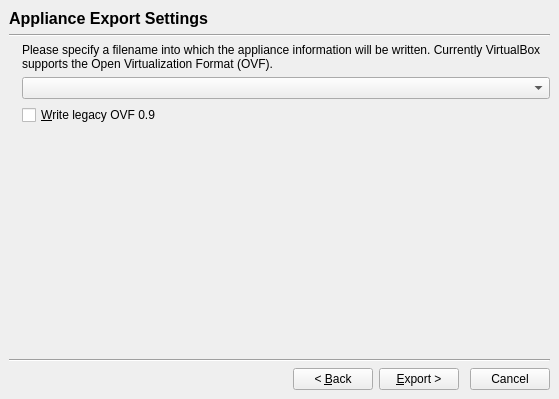
<?xml version="1.0" encoding="UTF-8"?>
<ui version="4.0">
 <comment>
 VBox frontends: Qt4 GUI (&quot;VirtualBox&quot;):

 Copyright (C) 2009 Sun Microsystems, Inc.

 This file is part of VirtualBox Open Source Edition (OSE), as
 available from http://www.virtualbox.org. This file is free software;
 you can redistribute it and/or modify it under the terms of the GNU
 General Public License (GPL) as published by the Free Software
 Foundation, in version 2 as it comes in the &quot;COPYING&quot; file of the
 VirtualBox OSE distribution. VirtualBox OSE is distributed in the
 hope that it will be useful, but WITHOUT ANY WARRANTY of any kind.

 Please contact Sun Microsystems, Inc., 4150 Network Circle, Santa
 Clara, CA 95054 USA or visit http://www.sun.com if you need
 additional information or have any questions.
 </comment>
 <class>VBoxExportApplianceWzd</class>
 <widget class="QWidget" name="VBoxExportApplianceWzd">
  <property name="geometry">
   <rect>
    <x>0</x>
    <y>0</y>
    <width>559</width>
    <height>399</height>
   </rect>
  </property>
  <property name="windowTitle">
   <string>Appliance Export Wizard</string>
  </property>
  <layout class="QVBoxLayout" name="verticalLayout">
   <property name="margin">
    <number>0</number>
   </property>
   <item>
    <widget class="QStackedWidget" name="mPageStack">
     <property name="currentIndex">
      <number>2</number>
     </property>
     <widget class="QWidget" name="mVMSelectPage">
      <layout class="QVBoxLayout" name="verticalLayout_2">
       <item>
        <widget class="QLabel" name="mPageWelcomeHdr">
         <property name="font">
          <font>
           <family>Arial</family>
           <pointsize>12</pointsize>
           <weight>75</weight>
           <bold>true</bold>
          </font>
         </property>
         <property name="text">
          <string>Welcome to the Appliance Export Wizard!</string>
         </property>
        </widget>
       </item>
       <item>
        <widget class="Line" name="line11">
         <property name="orientation">
          <enum>Qt::Horizontal</enum>
         </property>
        </widget>
       </item>
       <item>
        <layout class="QGridLayout" name="gridLayout">
         <item row="0" column="0" rowspan="3">
          <widget class="QLabel" name="mLogoWelcome">
           <property name="sizePolicy">
            <sizepolicy hsizetype="Maximum" vsizetype="Minimum">
             <horstretch>0</horstretch>
             <verstretch>0</verstretch>
            </sizepolicy>
           </property>
           <property name="autoFillBackground">
            <bool>true</bool>
           </property>
           <property name="text">
            <string/>
           </property>
           <property name="pixmap">
            <pixmap resource="../VirtualBox.qrc">:/vmw_ovf_import.png</pixmap>
           </property>
           <property name="alignment">
            <set>Qt::AlignLeading|Qt::AlignLeft|Qt::AlignTop</set>
           </property>
          </widget>
         </item>
         <item row="0" column="1">
          <widget class="QILabel" name="mTextWelcome">
           <property name="sizePolicy">
            <sizepolicy hsizetype="Minimum" vsizetype="Minimum">
             <horstretch>0</horstretch>
             <verstretch>0</verstretch>
            </sizepolicy>
           </property>
           <property name="minimumSize">
            <size>
             <width>300</width>
             <height>0</height>
            </size>
           </property>
           <property name="text">
            <string>&lt;!DOCTYPE HTML PUBLIC &quot;-//W3C//DTD HTML 4.0//EN&quot; &quot;http://www.w3.org/TR/REC-html40/strict.dtd&quot;&gt;
&lt;html&gt;&lt;head&gt;&lt;meta name=&quot;qrichtext&quot; content=&quot;1&quot; /&gt;&lt;style type=&quot;text/css&quot;&gt;
p, li { white-space: pre-wrap; }
&lt;/style&gt;&lt;/head&gt;&lt;body&gt;
&lt;p style=&quot; margin-top:12px; margin-bottom:12px; margin-left:0px; margin-right:0px; -qt-block-indent:0; text-indent:0px;&quot;&gt;This wizard will you guide to the process of exporting an appliance. &lt;/p&gt;
&lt;p style=&quot; margin-top:12px; margin-bottom:12px; margin-left:0px; margin-right:0px; -qt-block-indent:0; text-indent:0px;&quot;&gt;Use the &lt;span style=&quot; font-weight:600;&quot;&gt;Next&lt;/span&gt; button to go the next page of the wizard and the &lt;span style=&quot; font-weight:600;&quot;&gt;Back&lt;/span&gt; button to return to the previous page.&lt;/p&gt;
&lt;p style=&quot; margin-top:12px; margin-bottom:12px; margin-left:0px; margin-right:0px; -qt-block-indent:0; text-indent:0px;&quot;&gt;Please select the virtual machines that should be exported to the appliance. You can select more than one. Please note that these machines have to be turned off before they can be exported.&lt;/p&gt;&lt;/body&gt;&lt;/html&gt;</string>
           </property>
           <property name="wordWrap">
            <bool>true</bool>
           </property>
          </widget>
         </item>
         <item row="1" column="1">
          <widget class="QListWidget" name="mVMListWidget"/>
         </item>
        </layout>
       </item>
       <item>
        <widget class="Line" name="line12">
         <property name="orientation">
          <enum>Qt::Horizontal</enum>
         </property>
        </widget>
       </item>
       <item>
        <layout class="QHBoxLayout" name="_2">
         <item>
          <spacer>
           <property name="orientation">
            <enum>Qt::Horizontal</enum>
           </property>
           <property name="sizeHint" stdset="0">
            <size>
             <width>0</width>
             <height>0</height>
            </size>
           </property>
          </spacer>
         </item>
         <item>
          <widget class="QPushButton" name="mBtnBack1">
           <property name="enabled">
            <bool>false</bool>
           </property>
           <property name="text">
            <string>&lt; &amp;Back</string>
           </property>
          </widget>
         </item>
         <item>
          <widget class="QPushButton" name="mBtnNext1">
           <property name="text">
            <string>&amp;Next &gt;</string>
           </property>
          </widget>
         </item>
         <item>
          <spacer>
           <property name="orientation">
            <enum>Qt::Horizontal</enum>
           </property>
           <property name="sizeType">
            <enum>QSizePolicy::Fixed</enum>
           </property>
           <property name="sizeHint" stdset="0">
            <size>
             <width>5</width>
             <height>0</height>
            </size>
           </property>
          </spacer>
         </item>
         <item>
          <widget class="QPushButton" name="mBtnCancel1">
           <property name="text">
            <string>Cancel</string>
           </property>
          </widget>
         </item>
        </layout>
       </item>
      </layout>
     </widget>
     <widget class="QWidget" name="mVMSettingsPage">
      <layout class="QVBoxLayout" name="verticalLayout_4">
       <item>
        <widget class="QLabel" name="mPageSettingsHdr">
         <property name="font">
          <font>
           <family>Arial</family>
           <pointsize>12</pointsize>
           <weight>75</weight>
           <bold>true</bold>
          </font>
         </property>
         <property name="text">
          <string>Appliance Export Settings</string>
         </property>
        </widget>
       </item>
       <item>
        <widget class="Line" name="line21_2">
         <property name="orientation">
          <enum>Qt::Horizontal</enum>
         </property>
        </widget>
       </item>
       <item>
        <layout class="QGridLayout" name="gridLayout_3">
         <item row="0" column="0" rowspan="2">
          <widget class="QLabel" name="mLogoSettings">
           <property name="sizePolicy">
            <sizepolicy hsizetype="Maximum" vsizetype="Minimum">
             <horstretch>0</horstretch>
             <verstretch>0</verstretch>
            </sizepolicy>
           </property>
           <property name="autoFillBackground">
            <bool>true</bool>
           </property>
           <property name="text">
            <string/>
           </property>
           <property name="pixmap">
            <pixmap resource="../VirtualBox.qrc">:/vmw_ovf_import.png</pixmap>
           </property>
           <property name="alignment">
            <set>Qt::AlignLeading|Qt::AlignLeft|Qt::AlignTop</set>
           </property>
          </widget>
         </item>
         <item row="0" column="1">
          <widget class="QILabel" name="mTextSettings">
           <property name="sizePolicy">
            <sizepolicy hsizetype="Minimum" vsizetype="Minimum">
             <horstretch>0</horstretch>
             <verstretch>0</verstretch>
            </sizepolicy>
           </property>
           <property name="minimumSize">
            <size>
             <width>300</width>
             <height>0</height>
            </size>
           </property>
           <property name="text">
            <string>Here you can change additional configuration values of the selected virtual machines. You can modify most of the shown properties by double-clicking on the items.</string>
           </property>
           <property name="wordWrap">
            <bool>true</bool>
           </property>
          </widget>
         </item>
         <item row="1" column="1">
          <widget class="VBoxExportApplianceWgt" name="mExportSettingsWgt" native="true">
           <property name="enabled">
            <bool>true</bool>
           </property>
           <property name="sizePolicy">
            <sizepolicy hsizetype="Preferred" vsizetype="MinimumExpanding">
             <horstretch>0</horstretch>
             <verstretch>0</verstretch>
            </sizepolicy>
           </property>
           <property name="minimumSize">
            <size>
             <width>0</width>
             <height>0</height>
            </size>
           </property>
           <property name="baseSize">
            <size>
             <width>0</width>
             <height>0</height>
            </size>
           </property>
          </widget>
         </item>
        </layout>
       </item>
       <item>
        <widget class="Line" name="line22_2">
         <property name="orientation">
          <enum>Qt::Horizontal</enum>
         </property>
        </widget>
       </item>
       <item>
        <layout class="QHBoxLayout" name="_4">
         <item>
          <widget class="QPushButton" name="mBtnRestore">
           <property name="text">
            <string>Restore Defaults</string>
           </property>
          </widget>
         </item>
         <item>
          <spacer>
           <property name="orientation">
            <enum>Qt::Horizontal</enum>
           </property>
           <property name="sizeHint" stdset="0">
            <size>
             <width>0</width>
             <height>0</height>
            </size>
           </property>
          </spacer>
         </item>
         <item>
          <widget class="QPushButton" name="mBtnBack2">
           <property name="text">
            <string>&lt; &amp;Back</string>
           </property>
          </widget>
         </item>
         <item>
          <widget class="QPushButton" name="mBtnNext2">
           <property name="text">
            <string>&amp;Next &gt;</string>
           </property>
          </widget>
         </item>
         <item>
          <spacer>
           <property name="orientation">
            <enum>Qt::Horizontal</enum>
           </property>
           <property name="sizeType">
            <enum>QSizePolicy::Fixed</enum>
           </property>
           <property name="sizeHint" stdset="0">
            <size>
             <width>5</width>
             <height>0</height>
            </size>
           </property>
          </spacer>
         </item>
         <item>
          <widget class="QPushButton" name="mBtnCancel2">
           <property name="text">
            <string>Cancel</string>
           </property>
          </widget>
         </item>
        </layout>
       </item>
      </layout>
     </widget>
     <widget class="QWidget" name="mFileSelectPage">
      <layout class="QVBoxLayout" name="verticalLayout_3">
       <item>
        <widget class="QLabel" name="mPageFileSelectHdr">
         <property name="font">
          <font>
           <family>Arial</family>
           <pointsize>12</pointsize>
           <weight>75</weight>
           <bold>true</bold>
          </font>
         </property>
         <property name="text">
          <string>Appliance Export Settings</string>
         </property>
        </widget>
       </item>
       <item>
        <widget class="Line" name="line21">
         <property name="orientation">
          <enum>Qt::Horizontal</enum>
         </property>
        </widget>
       </item>
       <item>
        <layout class="QGridLayout" name="gridLayout_2">
         <item row="0" column="0" rowspan="4">
          <widget class="QLabel" name="mLogoFileSelect">
           <property name="sizePolicy">
            <sizepolicy hsizetype="Maximum" vsizetype="Minimum">
             <horstretch>0</horstretch>
             <verstretch>0</verstretch>
            </sizepolicy>
           </property>
           <property name="autoFillBackground">
            <bool>true</bool>
           </property>
           <property name="text">
            <string/>
           </property>
           <property name="pixmap">
            <pixmap resource="../VirtualBox.qrc">:/vmw_ovf_import.png</pixmap>
           </property>
           <property name="alignment">
            <set>Qt::AlignLeading|Qt::AlignLeft|Qt::AlignTop</set>
           </property>
          </widget>
         </item>
         <item row="0" column="1">
          <widget class="QILabel" name="mTextFileSelect">
           <property name="sizePolicy">
            <sizepolicy hsizetype="Minimum" vsizetype="Minimum">
             <horstretch>0</horstretch>
             <verstretch>0</verstretch>
            </sizepolicy>
           </property>
           <property name="minimumSize">
            <size>
             <width>300</width>
             <height>0</height>
            </size>
           </property>
           <property name="text">
            <string>Please specify a filename into which the appliance information will be written. Currently VirtualBox supports the Open Virtualization Format (OVF).</string>
           </property>
           <property name="wordWrap">
            <bool>true</bool>
           </property>
          </widget>
         </item>
         <item row="1" column="1">
          <widget class="VBoxFilePathSelectorWidget" name="mFileSelector"/>
         </item>
         <item row="3" column="1">
          <spacer name="spacer">
           <property name="orientation">
            <enum>Qt::Vertical</enum>
           </property>
           <property name="sizeHint" stdset="0">
            <size>
             <width>418</width>
             <height>208</height>
            </size>
           </property>
          </spacer>
         </item>
         <item row="2" column="1">
          <widget class="QCheckBox" name="mSelectOVF09">
           <property name="toolTip">
            <string>Write in legacy OVF 0.9 format for compatibility with other virtualization products.</string>
           </property>
           <property name="text">
            <string>&amp;Write legacy OVF 0.9</string>
           </property>
          </widget>
         </item>
        </layout>
       </item>
       <item>
        <widget class="Line" name="line22">
         <property name="orientation">
          <enum>Qt::Horizontal</enum>
         </property>
        </widget>
       </item>
       <item>
        <layout class="QHBoxLayout" name="_3">
         <item>
          <spacer>
           <property name="orientation">
            <enum>Qt::Horizontal</enum>
           </property>
           <property name="sizeHint" stdset="0">
            <size>
             <width>0</width>
             <height>0</height>
            </size>
           </property>
          </spacer>
         </item>
         <item>
          <widget class="QPushButton" name="mBtnBack3">
           <property name="text">
            <string>&lt; &amp;Back</string>
           </property>
          </widget>
         </item>
         <item>
          <widget class="QPushButton" name="mBtnFinish">
           <property name="text">
            <string>&amp;Export &gt;</string>
           </property>
          </widget>
         </item>
         <item>
          <spacer>
           <property name="orientation">
            <enum>Qt::Horizontal</enum>
           </property>
           <property name="sizeType">
            <enum>QSizePolicy::Fixed</enum>
           </property>
           <property name="sizeHint" stdset="0">
            <size>
             <width>5</width>
             <height>0</height>
            </size>
           </property>
          </spacer>
         </item>
         <item>
          <widget class="QPushButton" name="mBtnCancel3">
           <property name="text">
            <string>Cancel</string>
           </property>
          </widget>
         </item>
        </layout>
       </item>
      </layout>
     </widget>
    </widget>
   </item>
  </layout>
 </widget>
 <customwidgets>
  <customwidget>
   <class>QILabel</class>
   <extends>QLabel</extends>
   <header>QILabel.h</header>
  </customwidget>
  <customwidget>
   <class>VBoxFilePathSelectorWidget</class>
   <extends>QComboBox</extends>
   <header>VBoxFilePathSelectorWidget.h</header>
  </customwidget>
  <customwidget>
   <class>VBoxExportApplianceWgt</class>
   <extends>QWidget</extends>
   <header>VBoxExportApplianceWgt.h</header>
   <container>1</container>
  </customwidget>
 </customwidgets>
 <resources>
  <include location="../VirtualBox.qrc"/>
  <include location="../VirtualBox.qrc"/>
 </resources>
 <connections/>
</ui>
